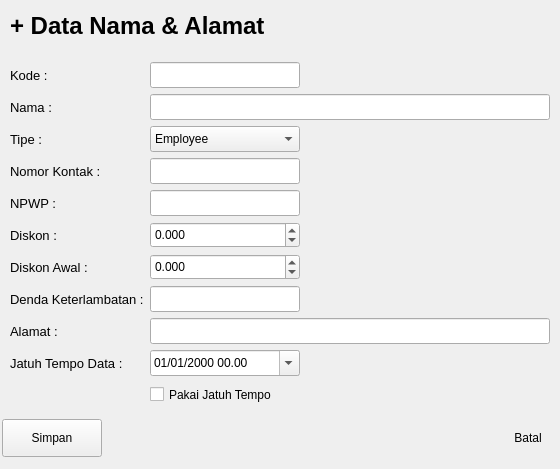
             <widget class="QWidget" name="st_DataMaster_DataNamaAlamat_Tambah">
              <layout class="QVBoxLayout" name="ivl_DataMaster_DataNamaAlamat_Tambah_Luar">
               <property name="spacing">
                <number>0</number>
               </property>
               <property name="margin">
                <number>0</number>
               </property>
               <item>
                <widget class="QFrame" name="fr_DataMaster_DataNamaAlamat_Tambah">
                 <property name="sizePolicy">
                  <sizepolicy hsizetype="Preferred" vsizetype="Preferred">
                   <horstretch>0</horstretch>
                   <verstretch>3</verstretch>
                  </sizepolicy>
                 </property>
                 <property name="styleSheet">
                  <string notr="true">QFrame{border-style:none;border-width:0px;}</string>
                 </property>
                 <property name="frameShape">
                  <enum>QFrame::StyledPanel</enum>
                 </property>
                 <property name="frameShadow">
                  <enum>QFrame::Raised</enum>
                 </property>
                 <layout class="QVBoxLayout" name="ivl_DataMaster_DataNamaAlamat_Tambah_Dalam">
                  <property name="spacing">
                   <number>2</number>
                  </property>
                  <property name="margin">
                   <number>1</number>
                  </property>
                  <item>
                   <widget class="QFrame" name="fr_DataMaster_DataNamaAlamat_Tambah_Ftop">
                    <property name="sizePolicy">
                     <sizepolicy hsizetype="Preferred" vsizetype="Maximum">
                      <horstretch>0</horstretch>
                      <verstretch>1</verstretch>
                     </sizepolicy>
                    </property>
                    <property name="minimumSize">
                     <size>
                      <width>0</width>
                      <height>50</height>
                     </size>
                    </property>
                    <property name="maximumSize">
                     <size>
                      <width>16777215</width>
                      <height>50</height>
                     </size>
                    </property>
                    <property name="frameShape">
                     <enum>QFrame::StyledPanel</enum>
                    </property>
                    <property name="frameShadow">
                     <enum>QFrame::Raised</enum>
                    </property>
                    <layout class="QHBoxLayout" name="ihl_DataMaster_DataNamaAlamat_Tambah_Ftop">
                     <item>
                      <widget class="QLabel" name="lb_DataMaster_DataNamaAlamat_Tambah_Ftop_Judul">
                       <property name="font">
                        <font>
                         <pointsize>18</pointsize>
                         <weight>75</weight>
                         <italic>false</italic>
                         <bold>true</bold>
                        </font>
                       </property>
                       <property name="text">
                        <string>+ Data Nama &amp; Alamat</string>
                       </property>
                      </widget>
                     </item>
                    </layout>
                   </widget>
                  </item>
                  <item>
                   <widget class="QFrame" name="fr_DataMaster_DataNamaAlamat_Tambah_Fcontent">
                    <property name="sizePolicy">
                     <sizepolicy hsizetype="Preferred" vsizetype="Preferred">
                      <horstretch>0</horstretch>
                      <verstretch>3</verstretch>
                     </sizepolicy>
                    </property>
                    <property name="font">
                     <font>
                      <pointsize>12</pointsize>
                     </font>
                    </property>
                    <property name="styleSheet">
                     <string notr="true">QLabel{
	font-size:10pt;
}
*{
	min-height:20px;
}</string>
                    </property>
                    <property name="frameShape">
                     <enum>QFrame::StyledPanel</enum>
                    </property>
                    <property name="frameShadow">
                     <enum>QFrame::Raised</enum>
                    </property>
                    <layout class="QFormLayout" name="ifl_DataMaster_DataNamaAlamat_Tambah_Fcontent">
                     <property name="fieldGrowthPolicy">
                      <enum>QFormLayout::AllNonFixedFieldsGrow</enum>
                     </property>
                     <item row="0" column="0">
                      <widget class="QLabel" name="lb_DataMaster_DataNamaAlamat_Tambah_KodePelanggan">
                       <property name="text">
                        <string>Kode :</string>
                       </property>
                      </widget>
                     </item>
                     <item row="0" column="1">
                      <widget class="QLineEdit" name="le_DataMaster_DataNamaAlamat_Tambah_KodePelanggan">
                       <property name="minimumSize">
                        <size>
                         <width>150</width>
                         <height>24</height>
                        </size>
                       </property>
                       <property name="maximumSize">
                        <size>
                         <width>150</width>
                         <height>16777215</height>
                        </size>
                       </property>
                       <property name="toolTip">
                        <string comment="Unique Code for Identity">Kode unik sebagai identitas</string>
                       </property>
                       <property name="inputMask">
                        <string/>
                       </property>
                      </widget>
                     </item>
                     <item row="1" column="0">
                      <widget class="QLabel" name="lb_DataMaster_DataNamaAlamat_Tambah_Nama">
                       <property name="text">
                        <string>Nama :</string>
                       </property>
                      </widget>
                     </item>
                     <item row="1" column="1">
                      <widget class="QLineEdit" name="le_DataMaster_DataNamaAlamat_Tambah_Nama">
                       <property name="minimumSize">
                        <size>
                         <width>400</width>
                         <height>24</height>
                        </size>
                       </property>
                       <property name="maximumSize">
                        <size>
                         <width>400</width>
                         <height>16777215</height>
                        </size>
                       </property>
                      </widget>
                     </item>
                     <item row="3" column="0">
                      <widget class="QLabel" name="lb_DataMaster_DataNamaAlamat_Tambah_Tipe">
                       <property name="text">
                        <string>Tipe :</string>
                       </property>
                      </widget>
                     </item>
                     <item row="3" column="1">
                      <widget class="QComboBox" name="cb_DataMaster_DataNamaAlamat_Tambah_Tipe">
                       <property name="minimumSize">
                        <size>
                         <width>150</width>
                         <height>24</height>
                        </size>
                       </property>
                       <property name="maximumSize">
                        <size>
                         <width>150</width>
                         <height>16777215</height>
                        </size>
                       </property>
                       <item>
                        <property name="text">
                         <string>Employee</string>
                        </property>
                       </item>
                       <item>
                        <property name="text">
                         <string>Vendor</string>
                        </property>
                       </item>
                       <item>
                        <property name="text">
                         <string>Customer</string>
                        </property>
                       </item>
                       <item>
                        <property name="text">
                         <string>Other</string>
                        </property>
                       </item>
                      </widget>
                     </item>
                     <item row="4" column="0">
                      <widget class="QLabel" name="lb_DataMaster_DataNamaAlamat_Tambah_Kontak">
                       <property name="text">
                        <string>Nomor Kontak :</string>
                       </property>
                      </widget>
                     </item>
                     <item row="4" column="1">
                      <widget class="QLineEdit" name="le_DataMaster_DataNamaAlamat_Tambah_Kontak">
                       <property name="minimumSize">
                        <size>
                         <width>150</width>
                         <height>24</height>
                        </size>
                       </property>
                       <property name="maximumSize">
                        <size>
                         <width>150</width>
                         <height>16777215</height>
                        </size>
                       </property>
                      </widget>
                     </item>
                     <item row="5" column="0">
                      <widget class="QLabel" name="lb_DataMaster_DataNamaAlamat_Tambah_NPWP">
                       <property name="text">
                        <string>NPWP :</string>
                       </property>
                      </widget>
                     </item>
                     <item row="5" column="1">
                      <widget class="QLineEdit" name="le_DataMaster_DataNamaAlamat_Tambah_NPWP">
                       <property name="minimumSize">
                        <size>
                         <width>150</width>
                         <height>24</height>
                        </size>
                       </property>
                       <property name="maximumSize">
                        <size>
                         <width>150</width>
                         <height>16777215</height>
                        </size>
                       </property>
                      </widget>
                     </item>
                     <item row="6" column="0">
                      <widget class="QLabel" name="lb_DataMaster_DataNamaAlamat_Tambah_Diskon">
                       <property name="text">
                        <string>Diskon :</string>
                       </property>
                      </widget>
                     </item>
                     <item row="6" column="1">
                      <widget class="QDoubleSpinBox" name="dsb_DataMaster_DataNamaAlamat_Tambah_Diskon">
                       <property name="minimumSize">
                        <size>
                         <width>150</width>
                         <height>26</height>
                        </size>
                       </property>
                       <property name="maximumSize">
                        <size>
                         <width>150</width>
                         <height>16777215</height>
                        </size>
                       </property>
                       <property name="decimals">
                        <number>3</number>
                       </property>
                       <property name="minimum">
                        <double>-99.000000000000000</double>
                       </property>
                       <property name="maximum">
                        <double>100.000000000000000</double>
                       </property>
                      </widget>
                     </item>
                     <item row="7" column="0">
                      <widget class="QLabel" name="lb_DataMaster_DataNamaAlamat_Tambah_DiskonAwal">
                       <property name="text">
                        <string>Diskon Awal :</string>
                       </property>
                      </widget>
                     </item>
                     <item row="7" column="1">
                      <widget class="QDoubleSpinBox" name="dsb_DataMaster_DataNamaAlamat_Tambah_DiskonAwal">
                       <property name="minimumSize">
                        <size>
                         <width>150</width>
                         <height>26</height>
                        </size>
                       </property>
                       <property name="maximumSize">
                        <size>
                         <width>150</width>
                         <height>16777215</height>
                        </size>
                       </property>
                       <property name="decimals">
                        <number>3</number>
                       </property>
                       <property name="minimum">
                        <double>-100.000000000000000</double>
                       </property>
                       <property name="maximum">
                        <double>100.000000000000000</double>
                       </property>
                      </widget>
                     </item>
                     <item row="8" column="0">
                      <widget class="QLabel" name="lb_DataMaster_DataNamaAlamat_Tambah_DendaKeterlambatan">
                       <property name="text">
                        <string>Denda Keterlambatan :</string>
                       </property>
                      </widget>
                     </item>
                     <item row="8" column="1">
                      <widget class="QLineEdit" name="le_DataMaster_DataNamaAlamat_Tambah_DendaKeterlambatan">
                       <property name="minimumSize">
                        <size>
                         <width>150</width>
                         <height>24</height>
                        </size>
                       </property>
                       <property name="maximumSize">
                        <size>
                         <width>150</width>
                         <height>16777215</height>
                        </size>
                       </property>
                      </widget>
                     </item>
                     <item row="9" column="0">
                      <widget class="QLabel" name="lb_DataMaster_DataNamaAlamat_Tambah_Alamat">
                       <property name="text">
                        <string>Alamat :</string>
                       </property>
                      </widget>
                     </item>
                     <item row="9" column="1">
                      <widget class="QLineEdit" name="le_DataMaster_DataNamaAlamat_Tambah_Alamat">
                       <property name="minimumSize">
                        <size>
                         <width>400</width>
                         <height>24</height>
                        </size>
                       </property>
                       <property name="maximumSize">
                        <size>
                         <width>400</width>
                         <height>16777215</height>
                        </size>
                       </property>
                      </widget>
                     </item>
                     <item row="10" column="0">
                      <widget class="QLabel" name="lb_DataMaster_DataNamaAlamat_Tambah_JatuhTempo">
                       <property name="text">
                        <string>Jatuh Tempo Data :</string>
                       </property>
                      </widget>
                     </item>
                     <item row="10" column="1">
                      <widget class="QDateTimeEdit" name="dte_DataMaster_DataNamaAlamat_Tambah_JatuhTempo">
                       <property name="minimumSize">
                        <size>
                         <width>150</width>
                         <height>26</height>
                        </size>
                       </property>
                       <property name="maximumSize">
                        <size>
                         <width>150</width>
                         <height>16777215</height>
                        </size>
                       </property>
                       <property name="readOnly">
                        <bool>false</bool>
                       </property>
                       <property name="displayFormat">
                        <string>dd/MM/yyyy HH.mm</string>
                       </property>
                       <property name="calendarPopup">
                        <bool>true</bool>
                       </property>
                      </widget>
                     </item>
                     <item row="11" column="1">
                      <widget class="QCheckBox" name="chk_DataMaster_DataNamaAlamat_Tambah_JatuhTempo">
                       <property name="text">
                        <string>Pakai Jatuh Tempo</string>
                       </property>
                      </widget>
                     </item>
                    </layout>
                   </widget>
                  </item>
                  <item>
                   <widget class="QFrame" name="fr_DataMaster_DataNamaAlamat_Tambah_Fbot">
                    <property name="sizePolicy">
                     <sizepolicy hsizetype="Maximum" vsizetype="Maximum">
                      <horstretch>0</horstretch>
                      <verstretch>1</verstretch>
                     </sizepolicy>
                    </property>
                    <property name="minimumSize">
                     <size>
                      <width>400</width>
                      <height>50</height>
                     </size>
                    </property>
                    <property name="maximumSize">
                     <size>
                      <width>4000</width>
                      <height>50</height>
                     </size>
                    </property>
                    <property name="styleSheet">
                     <string notr="true">QPushButton{
	min-height:30px;
}</string>
                    </property>
                    <property name="frameShape">
                     <enum>QFrame::StyledPanel</enum>
                    </property>
                    <property name="frameShadow">
                     <enum>QFrame::Raised</enum>
                    </property>
                    <layout class="QHBoxLayout" name="ihl_DataMaster_DataNamaAlamat_Tambah_Fbot">
                     <property name="spacing">
                      <number>2</number>
                     </property>
                     <property name="leftMargin">
                      <number>1</number>
                     </property>
                     <property name="topMargin">
                      <number>1</number>
                     </property>
                     <property name="rightMargin">
                      <number>6</number>
                     </property>
                     <property name="bottomMargin">
                      <number>11</number>
                     </property>
                     <item>
                      <widget class="QPushButton" name="tb_DataMaster_DataNamaAlamat_Tambah_Simpan">
                       <property name="sizePolicy">
                        <sizepolicy hsizetype="Minimum" vsizetype="Fixed">
                         <horstretch>1</horstretch>
                         <verstretch>0</verstretch>
                        </sizepolicy>
                       </property>
                       <property name="maximumSize">
                        <size>
                         <width>100</width>
                         <height>16777215</height>
                        </size>
                       </property>
                       <property name="text">
                        <string>Simpan</string>
                       </property>
                      </widget>
                     </item>
                     <item>
                      <widget class="QFrame" name="fr_DataMaster_DataNamaAlamat_Tambah_Fbot_Fm">
                       <property name="sizePolicy">
                        <sizepolicy hsizetype="Preferred" vsizetype="Preferred">
                         <horstretch>3</horstretch>
                         <verstretch>0</verstretch>
                        </sizepolicy>
                       </property>
                       <property name="frameShape">
                        <enum>QFrame::StyledPanel</enum>
                       </property>
                       <property name="frameShadow">
                        <enum>QFrame::Raised</enum>
                       </property>
                      </widget>
                     </item>
                     <item>
                      <widget class="QPushButton" name="tb_DataMaster_DataNamaAlamat_Tambah_Batal">
                       <property name="sizePolicy">
                        <sizepolicy hsizetype="Minimum" vsizetype="Fixed">
                         <horstretch>1</horstretch>
                         <verstretch>0</verstretch>
                        </sizepolicy>
                       </property>
                       <property name="minimumSize">
                        <size>
                         <width>50</width>
                         <height>30</height>
                        </size>
                       </property>
                       <property name="maximumSize">
                        <size>
                         <width>50</width>
                         <height>16777215</height>
                        </size>
                       </property>
                       <property name="styleSheet">
                        <string notr="true">QPushButton{
	border-radius:15px;
}</string>
                       </property>
                       <property name="text">
                        <string>Batal</string>
                       </property>
                      </widget>
                     </item>
                    </layout>
                   </widget>
                  </item>
                 </layout>
                </widget>
               </item>
              </layout>
             </widget>
